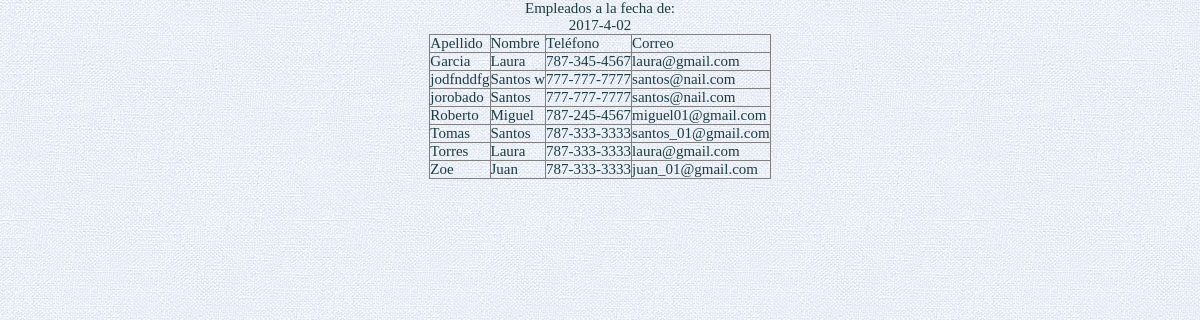
/prepare_employee_list.php (signed in), run on the app's committed database.
### tables this page shows
CREATE TABLE IF NOT EXISTS `Registro` (
  `tipo_usuario` int(11) NOT NULL,
  `nombre` text NOT NULL,
  `apellido` text NOT NULL,
  `telefono` varchar(15) NOT NULL,
  `id_usuario` int(11) NOT NULL AUTO_INCREMENT,
  `usuario` varchar(20) NOT NULL,
  `password` varchar(10) NOT NULL,
  `email` text NOT NULL,
  `fecha_desactivado` date NOT NULL,
  PRIMARY KEY (`id_usuario`)
);

### prepare_employee_list.php (the view, shortened to what this page needs)
<?
include_once "conexion.php";
?>
<!DOCTYPE html PUBLIC "-//W3C//DTD XHTML 1.0 Transitional//EN" "http://www.w3.org/TR/xhtml1/DTD/xhtml1-transitional.dtd">
<html xmlns="http://www.w3.org/1999/xhtml">
<head>
        <link rel="stylesheet" type="text/css" href="css/demo.css" />
        <link rel="stylesheet" type="text/css" href="css/style.css" />
		<link rel="stylesheet" type="text/css" href="css/animate-custom.css" />
</head>
<body>
<?
$today = date("Y-n-d");
?>
<div align="center">
<h1>
Empleados a la fecha de:<br>
<?
echo $today;
?>
		</h1>
			<table border="1">
			<th>
			Apellido
			<td>
			Nombre
			</td>
			<td>
			Teléfono
			</td>
			<td>
			Correo
			</td>
			</th>
			<?
$sql = "Select * from Registro where tipo_usuario <> 1 and fecha_desactivado = '0000-00-00' Order by apellido, nombre asc";
$result = mysqli_query($conn,$sql);
while($row=mysqli_fetch_array($result))
{
?>
<tr>
<td>
<?
echo $row["apellido"];
?>
</td>
<td>
<?
echo $row["nombre"];
?>
</td>
<td>
<?
echo $row["telefono"];
?>
</td>
<td>
<?
echo $row["email"];
?>
</td>
</tr>
<?
}
?>
				</table>
</div>
</body>
</html>

### css/demo.css (style rules this page uses)
body,div,dl,dt,dd,ul,ol,li,h1,h2,h3,h4,h5,h6,pre,form,fieldset,input,textarea,p,blockquote,th,td { margin:0; padding:0; }
html,body { margin:0; padding:0; height: 100%; }
table { border-collapse:collapse; border-spacing:0; }
address,caption,cite,code,dfn,th,var { font-style:normal; font-weight:normal; }
caption,th { text-align:left; }
h1,h2,h3,h4,h5,h6 { font-size:100%; font-weight:normal; }
body { font-family: Cambria, Palatino, "Palatino Linotype", "Palatino LT STD", Georgia, serif; background: #fff url(../images/bg.jpg) repeat top left; font-weight: 400; font-size: 15px; color: #1d3c41; overflow-y: scroll; }

### data on the page
registro: apellido "Garcia", nombre "Laura", telefono "787-345-4567", email "laura@gmail.com"
registro: apellido "jodfnddfg", nombre "Santos w", telefono "777-777-7777", email "santos@nail.com"
registro: apellido "jorobado", nombre "Santos", telefono "777-777-7777", email "santos@nail.com"
registro: apellido "Roberto", nombre "Miguel", telefono "787-245-4567", email "miguel01@gmail.com"
registro: apellido "Tomas", nombre "Santos", telefono "787-333-3333", email "santos_01@gmail.com"
registro: apellido "Torres", nombre "Laura", telefono "787-333-3333", email "laura@gmail.com"
registro: apellido "Zoe", nombre "Juan", telefono "787-333-3333", email "juan_01@gmail.com"
